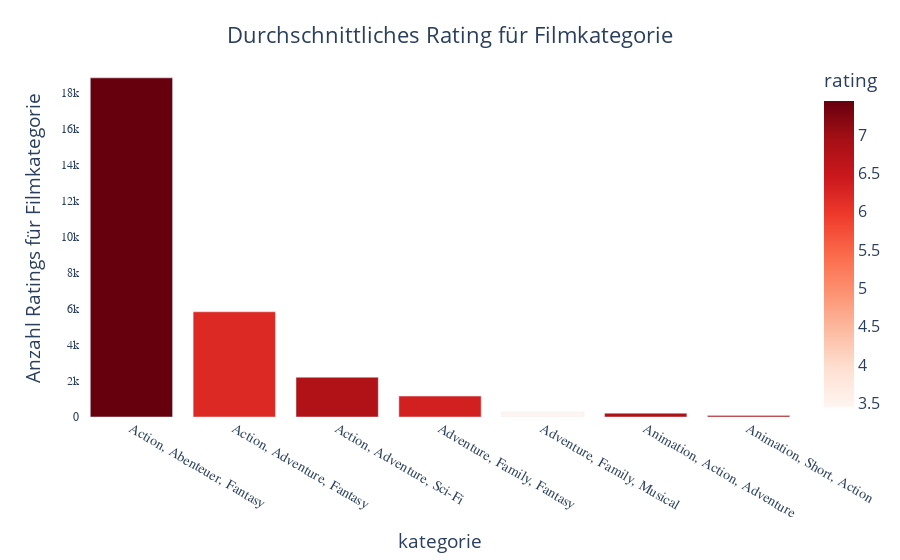

This figure's notebook cell:
### Markdown cell above
## Analyse Filme & Ratings

### Code cell
anzahl_kat = StarWars.kategorie.value_counts()

fig = px.bar(StarWars.groupby('kategorie')['rating'].mean().reset_index(),
             x='kategorie',
             y= anzahl_kat.values,
             color='rating',
             color_continuous_scale='Reds')

fig.update_yaxes(title_text='Anzahl Ratings für Filmkategorie')
fig.update_layout(title='Durchschnittliches Rating für Filmkategorie', font=dict(size=16),
                  title_x=0.5,
                  title_y=0.95,
                  xaxis=dict(tickfont=dict(family='Arial', size=14)),  # Set x-axis tick font properties
                  yaxis=dict(tickfont=dict(family='Arial', size=12)),
                  plot_bgcolor='rgba(0,0,0,0)'  # Set the plot background color to transparent
                  )

fig.show()

### Figure 1 — Plotly figure (JSON) as saved in the notebook; plotly's stock layout.template omitted (floating-point values rounded to 4 significant figures)
{"data": [{"alignmentgroup": "True", "hovertemplate": "kategorie=%{x}<br>y=%{y}<br>rating=%{marker.color}<extra></extra>", "legendgroup": "", "marker": {"color": [7.444, 6.197, 6.785, 6.351, 3.453, 6.83, 6.818], "coloraxis": "coloraxis", "pattern": {"shape": ""}}, "name": "", "offsetgroup": "", "orientation": "v", "showlegend": false, "textposition": "auto", "type": "bar", "x": ["Action, Abenteuer, Fantasy", "Action, Adventure, Fantasy", "Action, Adventure, Sci-Fi", "Adventure, Family, Fantasy", "Adventure, Family, Musical", "Animation, Action, Adventure", "Animation, Short, Action"], "xaxis": "x", "y": [18822, 5840, 2206, 1161, 280, 212, 77], "yaxis": "y"}], "layout": {"barmode": "relative", "coloraxis": {"colorbar": {"title": {"text": "rating"}}, "colorscale": [[0, "rgb(255,245,240)"], [0.125, "rgb(254,224,210)"], [0.25, "rgb(252,187,161)"], [0.375, "rgb(252,146,114)"], [0.5, "rgb(251,106,74)"], [0.625, "rgb(239,59,44)"], [0.75, "rgb(203,24,29)"], [0.875, "rgb(165,15,21)"], [1, "rgb(103,0,13)"]]}, "font": {"size": 16}, "legend": {"tracegroupgap": 0}, "margin": {"t": 60}, "plot_bgcolor": "rgba(0,0,0,0)", "title": {"text": "Durchschnittliches Rating für Filmkategorie", "x": 0.5, "y": 0.95}, "xaxis": {"anchor": "y", "domain": [0, 1], "tickfont": {"family": "Arial", "size": 14}, "title": {"text": "kategorie"}}, "yaxis": {"anchor": "x", "domain": [0, 1], "tickfont": {"family": "Arial", "size": 12}, "title": {"text": "Anzahl Ratings für Filmkategorie"}}}}
